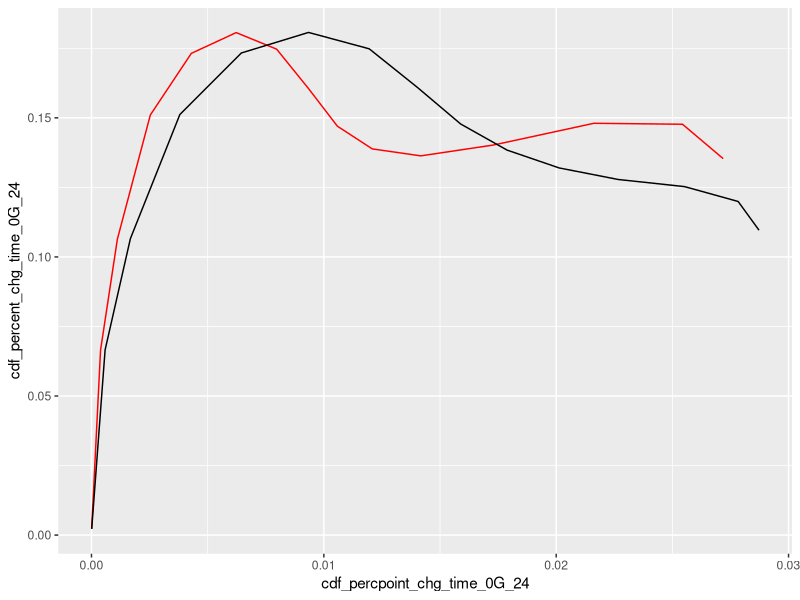
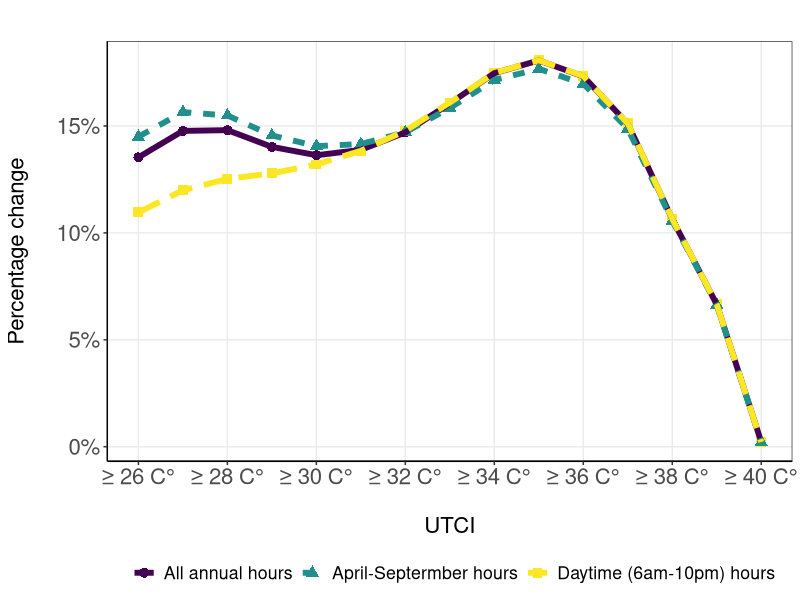
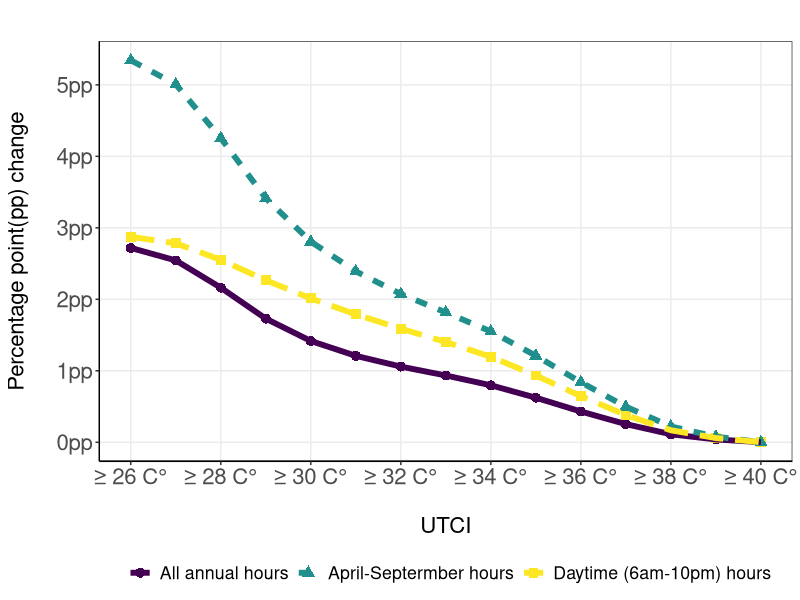
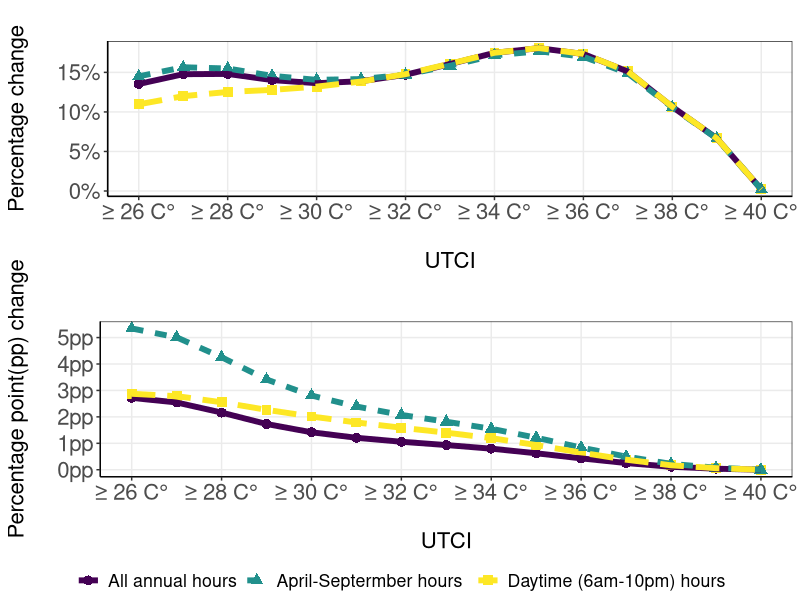

Write the R code that produced these figures, in order.
library(readr)
library(dplyr)
library(tidyr)
library(ggplot2)
library(viridis)
library(ggpubr)

setwd(
  "C:/Users/Kaifs/OneDrive/Documents/dropbox_penn/Dropbox/GitHub/PrjCEC/res/res_mean_child/"
)
tab_a_24vsday_data <- read.csv("tab_a_24vsday_data.csv")
tab_b_season_data <- read.csv("tab_b_season_data.csv")




#test graph
tab_a_24vsday_data %>%
  filter(utci_thres >= 26) %>%
  ggplot() +
  geom_line(aes(x = cdf_percpoint_chg_time_0G_24, y = cdf_percent_chg_time_0G_24),
            col = "red") +
  geom_line(aes(x = cdf_percpoint_chg_time_1G_6t22, y = cdf_percent_chg_time_1G_6t22))


#reshape data into long format
reshape <- cbind(
  tab_a_24vsday_data %>%
    select(
      utci_thres,
      cdf_percpoint_chg_time_0G_24,
      cdf_percpoint_chg_time_1G_6t22
    ) %>%
    mutate(`All annual hours` = cdf_percpoint_chg_time_0G_24,
           `Daytime (6am-10pm) hours` = cdf_percpoint_chg_time_1G_6t22) %>%
    select(
      -cdf_percpoint_chg_time_0G_24,
      -cdf_percpoint_chg_time_1G_6t22
    ) %>%
    pivot_longer(2:3, names_to = "hour_select", values_to = "cdf_percpoint_chg_time"),
  
  tab_a_24vsday_data %>%
    select(
      utci_thres,
      cdf_percent_chg_time_0G_24,
      cdf_percent_chg_time_1G_6t22
    ) %>%
    mutate(`All annual hours` = cdf_percent_chg_time_0G_24,
           `Daytime (6am-10pm) hours` = cdf_percent_chg_time_1G_6t22) %>%
    select(-cdf_percent_chg_time_0G_24, -cdf_percent_chg_time_1G_6t22) %>%
    pivot_longer(2:3, names_to = "hour_select", values_to = "cdf_percent_chg_time") %>%
    select(-hour_select, -utci_thres)
)


tab_b_season_data$hour_select <-"April-Septermber hours"
tab_b_season_data_small <- tab_b_season_data[,c(1,10,4,5)]
colnames(tab_b_season_data_small)<-colnames(reshape)
reshape <- rbind(reshape,tab_b_season_data_small)

# scatter plot show change in level and rate by UTCI threshold

fig1_a<-
  reshape %>%
  filter(utci_thres >= 26) %>%
  ggplot() +
  geom_point(
    aes(
      x = utci_thres,
      y = cdf_percent_chg_time,
      color = hour_select,
      shape = hour_select),
    size=3) +
  geom_line(
    aes(
      x = utci_thres,
      y = cdf_percent_chg_time,
      #size = cdf_percpoint_chg_time,
      color = hour_select,
      linetype = hour_select),
    size=2)+
  theme_bw() +
  theme(
    #panel.border = element_blank(),
    #panel.grid.major = element_blank(),
    panel.grid.minor = element_blank(),
    axis.line = element_line(colour = "black"),
    text = element_text(size = 16),
    axis.text.y = element_text(size = 16),
    axis.text.x = element_text(size = 16)
  ) +
  theme(legend.position = "bottom") +
  labs(x = "\nUTCI",
       y = "Percentage change\n",
       col = "",
       linetype = "",
       shape ="") +
  scale_x_continuous(breaks = seq(26, 40, 2)) +
  scale_x_continuous(
    breaks = seq(26, 40, 2),
    labels = function(x) paste("≥", x, "C°")
  ) +
  scale_y_continuous(labels = scales::percent) +
  scale_color_viridis(discrete = TRUE) +
  ggtitle("")

fig1_a


fig1_b <-
  reshape %>%
  filter(utci_thres >= 26) %>%
  ggplot() +
  geom_point(
    aes(
      x = utci_thres,
      y = cdf_percpoint_chg_time,
      color = hour_select,
      shape = hour_select
    ),
    size = 3,
    alpha = 10 / 10,
  ) +
  geom_line(
    aes(
      x = utci_thres,
      y = cdf_percpoint_chg_time,
      color = hour_select,
      linetype = hour_select
    ),size = 2
  ) +
  theme_bw() +
  theme(
    #panel.border = element_blank(),
    #panel.grid.major = element_blank(),
    panel.grid.minor = element_blank(),
    axis.line = element_line(colour = "black"),
    text = element_text(size = 16),
    axis.text.y = element_text(size = 16),
    axis.text.x = element_text(size = 16)
  ) +
  theme(legend.position = "bottom") +
  labs(x = "\nUTCI",
       y = "Percentage point(pp) change\n",
       col = "",
       linetype = "",
       shape = "") +
  scale_x_continuous(breaks = seq(26, 40, 2)) +
  scale_x_continuous(
    breaks = seq(26, 40, 2),
    labels = function(x) paste("≥", x, "C°")
  ) +
  scale_y_continuous(labels = scales::label_percent(scale = 100, suffix = "pp"),
                     breaks = seq(0, 0.05, 0.01)) +
  scale_color_viridis(discrete = TRUE) +
  scale_size(labels = scales::percent) +
  ggtitle("")

fig1_b

combined_plot <- ggarrange(
  fig1_a + theme(legend.position = "none"),  # Remove legend from the first plot
  fig1_b + theme(legend.position = "none"),  # Remove legend from the second plot
  ncol = 1, nrow = 2,
  common.legend = TRUE, legend = "bottom"
)
combined_plot



